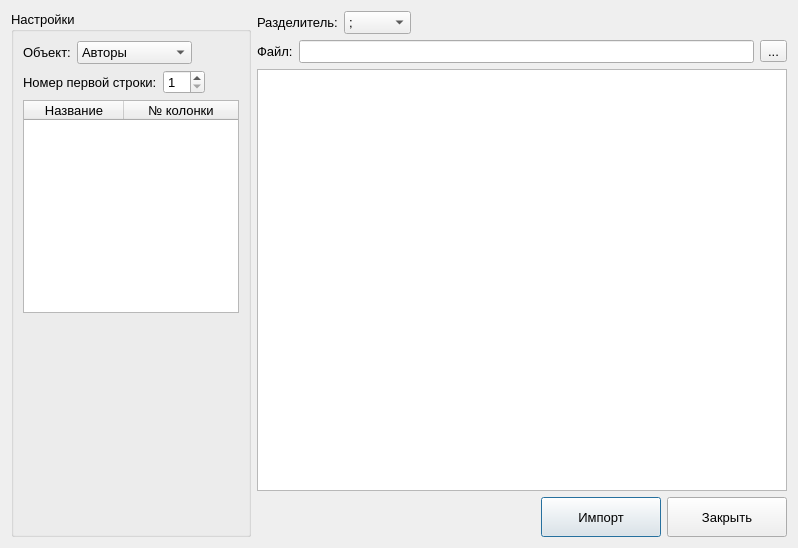
<?xml version="1.0" encoding="UTF-8"?>
<ui version="4.0">
 <class>import_data</class>
 <widget class="QDialog" name="import_data">
  <property name="geometry">
   <rect>
    <x>0</x>
    <y>0</y>
    <width>798</width>
    <height>548</height>
   </rect>
  </property>
  <property name="font">
   <font>
    <pointsize>10</pointsize>
   </font>
  </property>
  <property name="windowTitle">
   <string>Импорт</string>
  </property>
  <layout class="QGridLayout" name="gridLayout_2">
   <item row="0" column="0">
    <layout class="QHBoxLayout" name="horizontalLayout_5">
     <item>
      <widget class="QGroupBox" name="groupBox">
       <property name="minimumSize">
        <size>
         <width>240</width>
         <height>0</height>
        </size>
       </property>
       <property name="maximumSize">
        <size>
         <width>240</width>
         <height>16777215</height>
        </size>
       </property>
       <property name="title">
        <string>Настройки</string>
       </property>
       <layout class="QGridLayout" name="gridLayout">
        <item row="0" column="0">
         <layout class="QVBoxLayout" name="verticalLayout_2">
          <item>
           <layout class="QHBoxLayout" name="horizontalLayout">
            <item>
             <widget class="QLabel" name="label_4">
              <property name="text">
               <string>Объект:</string>
              </property>
             </widget>
            </item>
            <item>
             <widget class="QComboBox" name="comboBox_object">
              <item>
               <property name="text">
                <string>Авторы</string>
               </property>
              </item>
              <item>
               <property name="text">
                <string>Издательства</string>
               </property>
              </item>
              <item>
               <property name="text">
                <string>Разделы</string>
               </property>
              </item>
              <item>
               <property name="text">
                <string>Категории</string>
               </property>
              </item>
              <item>
               <property name="text">
                <string>Книги</string>
               </property>
              </item>
              <item>
               <property name="text">
                <string>Читатели</string>
               </property>
              </item>
              <item>
               <property name="text">
                <string>Организации</string>
               </property>
              </item>
             </widget>
            </item>
            <item>
             <spacer name="horizontalSpacer_4">
              <property name="orientation">
               <enum>Qt::Horizontal</enum>
              </property>
              <property name="sizeHint" stdset="0">
               <size>
                <width>15</width>
                <height>21</height>
               </size>
              </property>
             </spacer>
            </item>
           </layout>
          </item>
          <item>
           <layout class="QHBoxLayout" name="horizontalLayout_6">
            <item>
             <widget class="QLabel" name="label">
              <property name="text">
               <string>Номер первой строки:</string>
              </property>
             </widget>
            </item>
            <item>
             <widget class="QSpinBox" name="spinBox_f_line">
              <property name="minimum">
               <number>1</number>
              </property>
             </widget>
            </item>
            <item>
             <spacer name="horizontalSpacer_2">
              <property name="orientation">
               <enum>Qt::Horizontal</enum>
              </property>
              <property name="sizeHint" stdset="0">
               <size>
                <width>40</width>
                <height>20</height>
               </size>
              </property>
             </spacer>
            </item>
           </layout>
          </item>
          <item>
           <widget class="QTableWidget" name="tableWidget">
            <property name="alternatingRowColors">
             <bool>true</bool>
            </property>
            <attribute name="horizontalHeaderStretchLastSection">
             <bool>true</bool>
            </attribute>
            <attribute name="verticalHeaderDefaultSectionSize">
             <number>23</number>
            </attribute>
            <column>
             <property name="text">
              <string>Название</string>
             </property>
            </column>
            <column>
             <property name="text">
              <string>№ колонки</string>
             </property>
            </column>
           </widget>
          </item>
          <item>
           <spacer name="verticalSpacer">
            <property name="orientation">
             <enum>Qt::Vertical</enum>
            </property>
            <property name="sizeHint" stdset="0">
             <size>
              <width>20</width>
              <height>40</height>
             </size>
            </property>
           </spacer>
          </item>
         </layout>
        </item>
       </layout>
      </widget>
     </item>
     <item>
      <layout class="QVBoxLayout" name="verticalLayout">
       <item>
        <layout class="QHBoxLayout" name="horizontalLayout_4">
         <item>
          <widget class="QLabel" name="label_3">
           <property name="text">
            <string>Разделитель:</string>
           </property>
          </widget>
         </item>
         <item>
          <widget class="QComboBox" name="comboBox_splin">
           <item>
            <property name="text">
             <string>;</string>
            </property>
           </item>
           <item>
            <property name="text">
             <string>,</string>
            </property>
           </item>
           <item>
            <property name="text">
             <string>:</string>
            </property>
           </item>
           <item>
            <property name="text">
             <string>TAB</string>
            </property>
           </item>
           <item>
            <property name="text">
             <string>Space</string>
            </property>
           </item>
          </widget>
         </item>
         <item>
          <spacer name="horizontalSpacer_3">
           <property name="orientation">
            <enum>Qt::Horizontal</enum>
           </property>
           <property name="sizeHint" stdset="0">
            <size>
             <width>40</width>
             <height>20</height>
            </size>
           </property>
          </spacer>
         </item>
        </layout>
       </item>
       <item>
        <layout class="QHBoxLayout" name="horizontalLayout_2">
         <item>
          <widget class="QLabel" name="label_2">
           <property name="text">
            <string>Файл:</string>
           </property>
          </widget>
         </item>
         <item>
          <widget class="QLineEdit" name="lineEdit_file_name"/>
         </item>
         <item>
          <widget class="QToolButton" name="toolButton_file">
           <property name="text">
            <string>...</string>
           </property>
          </widget>
         </item>
        </layout>
       </item>
       <item>
        <widget class="QTableWidget" name="tableWidget_csv"/>
       </item>
       <item>
        <layout class="QHBoxLayout" name="horizontalLayout_3">
         <item>
          <spacer name="horizontalSpacer">
           <property name="orientation">
            <enum>Qt::Horizontal</enum>
           </property>
           <property name="sizeHint" stdset="0">
            <size>
             <width>238</width>
             <height>20</height>
            </size>
           </property>
          </spacer>
         </item>
         <item>
          <widget class="QPushButton" name="pushButton_import">
           <property name="minimumSize">
            <size>
             <width>120</width>
             <height>40</height>
            </size>
           </property>
           <property name="maximumSize">
            <size>
             <width>120</width>
             <height>40</height>
            </size>
           </property>
           <property name="text">
            <string>Импорт</string>
           </property>
          </widget>
         </item>
         <item>
          <widget class="QPushButton" name="pushButton_close">
           <property name="minimumSize">
            <size>
             <width>120</width>
             <height>40</height>
            </size>
           </property>
           <property name="maximumSize">
            <size>
             <width>120</width>
             <height>40</height>
            </size>
           </property>
           <property name="text">
            <string>Закрыть</string>
           </property>
          </widget>
         </item>
        </layout>
       </item>
      </layout>
     </item>
    </layout>
   </item>
  </layout>
 </widget>
 <resources/>
 <connections/>
</ui>
